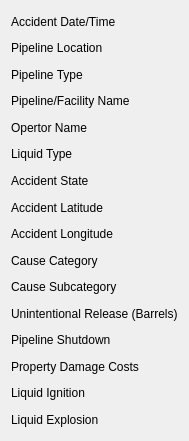
     <widget class="QWidget" name="verticalLayoutWidget_2">
      <property name="geometry">
       <rect>
        <x>10</x>
        <y>30</y>
        <width>178</width>
        <height>441</height>
       </rect>
      </property>
      <layout class="QVBoxLayout" name="verticalLayout_2">
       <item>
        <widget class="QLabel" name="label">
         <property name="text">
          <string>Accident Date/Time</string>
         </property>
        </widget>
       </item>
       <item>
        <widget class="QLabel" name="label_2">
         <property name="text">
          <string>Pipeline Location</string>
         </property>
        </widget>
       </item>
       <item>
        <widget class="QLabel" name="label_5">
         <property name="text">
          <string>Pipeline Type</string>
         </property>
        </widget>
       </item>
       <item>
        <widget class="QLabel" name="label_35">
         <property name="text">
          <string>Pipeline/Facility Name</string>
         </property>
        </widget>
       </item>
       <item>
        <widget class="QLabel" name="label_36">
         <property name="text">
          <string>Opertor Name</string>
         </property>
        </widget>
       </item>
       <item>
        <widget class="QLabel" name="label_4">
         <property name="text">
          <string>Liquid Type</string>
         </property>
        </widget>
       </item>
       <item>
        <widget class="QLabel" name="label_31">
         <property name="text">
          <string>Accident State</string>
         </property>
        </widget>
       </item>
       <item>
        <widget class="QLabel" name="label_3">
         <property name="text">
          <string>Accident Latitude</string>
         </property>
        </widget>
       </item>
       <item>
        <widget class="QLabel" name="label_7">
         <property name="text">
          <string>Accident Longitude</string>
         </property>
        </widget>
       </item>
       <item>
        <widget class="QLabel" name="label_8">
         <property name="text">
          <string>Cause Category</string>
         </property>
        </widget>
       </item>
       <item>
        <widget class="QLabel" name="label_32">
         <property name="text">
          <string>Cause Subcategory</string>
         </property>
        </widget>
       </item>
       <item>
        <widget class="QLabel" name="label_6">
         <property name="text">
          <string>Unintentional Release (Barrels)</string>
         </property>
        </widget>
       </item>
       <item>
        <widget class="QLabel" name="label_9">
         <property name="text">
          <string>Pipeline Shutdown</string>
         </property>
        </widget>
       </item>
       <item>
        <widget class="QLabel" name="label_10">
         <property name="text">
          <string>Property Damage Costs</string>
         </property>
        </widget>
       </item>
       <item>
        <widget class="QLabel" name="label_33">
         <property name="text">
          <string>Liquid Ignition</string>
         </property>
        </widget>
       </item>
       <item>
        <widget class="QLabel" name="label_34">
         <property name="text">
          <string>Liquid Explosion</string>
         </property>
        </widget>
       </item>
      </layout>
     </widget>
